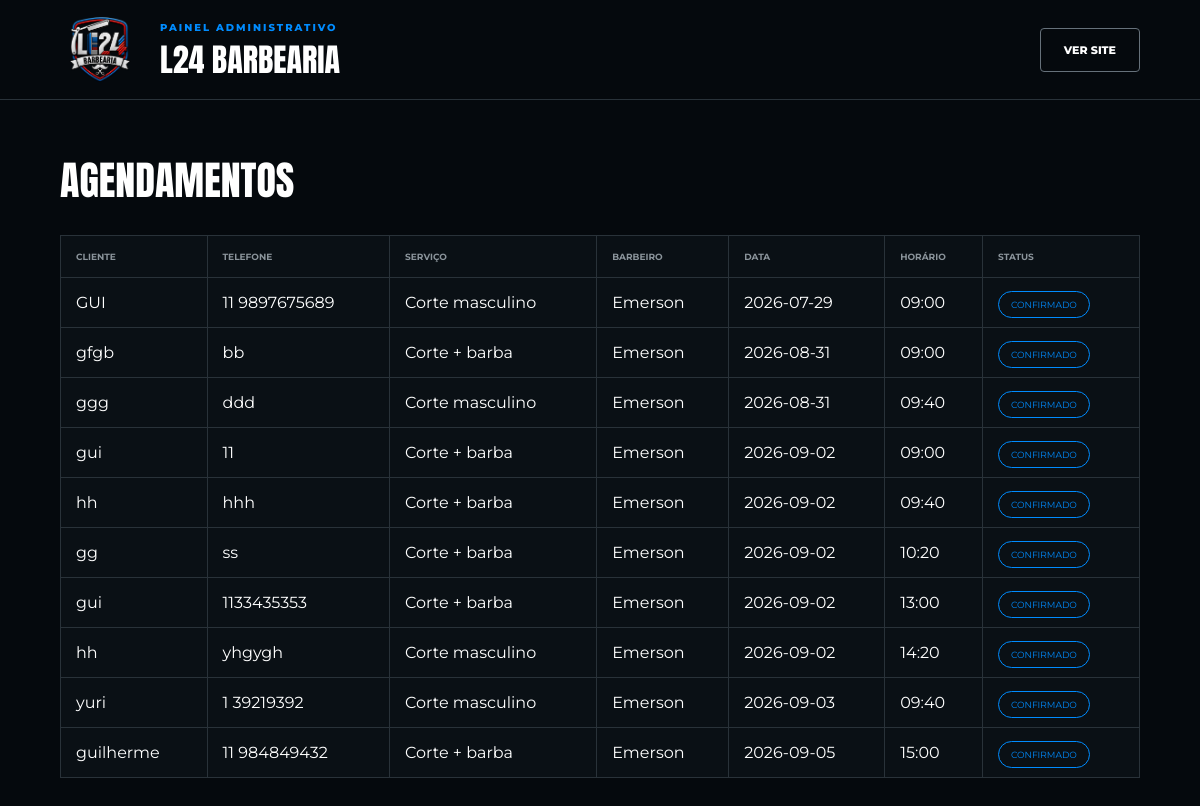
The page /admin on the database its author committed.
### tables this page shows
CREATE TABLE agendamentos (
            id INTEGER PRIMARY KEY AUTOINCREMENT,
            cliente TEXT NOT NULL,
            telefone TEXT NOT NULL,
            barbeiro_id INTEGER NOT NULL,
            servico_id INTEGER NOT NULL,
            data TEXT NOT NULL,
            horario TEXT NOT NULL,
            status TEXT NOT NULL DEFAULT 'confirmado',

            FOREIGN KEY (barbeiro_id)
            REFERENCES barbeiros(id),

            FOREIGN KEY (servico_id)
            REFERENCES servicos(id)
        );

CREATE TABLE servicos (
            id INTEGER PRIMARY KEY AUTOINCREMENT,
            nome TEXT NOT NULL,
            preco REAL NOT NULL,
            duracao INTEGER NOT NULL
        );

CREATE TABLE barbeiros (
            id INTEGER PRIMARY KEY AUTOINCREMENT,
            nome TEXT NOT NULL
        );

### app.py (the view)
@app.route("/admin")
def admin():
    banco = conectar_banco()
    agendamentos = banco.execute("""
        SELECT

            agendamentos.id,

            agendamentos.cliente,

            agendamentos.telefone,

            agendamentos.data,

            agendamentos.horario,

            agendamentos.status,

            barbeiros.nome
            AS barbeiro,

            servicos.nome
            AS servico

        FROM agendamentos

        JOIN barbeiros
        ON agendamentos.barbeiro_id
        =
        barbeiros.id

        JOIN servicos
        ON agendamentos.servico_id
        =
        servicos.id

        ORDER BY
            agendamentos.data ASC,
            agendamentos.horario ASC
    """).fetchall()
    banco.close()
    return render_template(
        "admin.html",
        agendamentos=agendamentos
    )

### app.py (called while the page is built)
def conectar_banco():
    banco = sqlite3.connect(
        "barbearia.db"
    )
    banco.row_factory = sqlite3.Row
    return banco

### templates/admin.html (shortened to what this page needs)
<!DOCTYPE html>
<html lang="pt-br">
<head>
    <link
        rel="stylesheet"
        href="{{ url_for('static', filename='style.css') }}"
    >
</head>
<body>
<header class="admin-header">
    <div class="admin-brand">
        <img
            src="{{ url_for('static', filename='images/logo-l24.png') }}"
            class="admin-logo"
            alt="L24"
        >
        <div>
            <span class="section-small">
                PAINEL ADMINISTRATIVO
            </span>
            <h1>
                L24 BARBEARIA
            </h1>
        </div>
    </div>
    <a
        href="/"
        class="btn-outline"
    >
        VER SITE
    </a>
</header>
<main class="admin-container">
    <h2 class="admin-title">
        AGENDAMENTOS
    </h2>
    <div class="table-container">
        <table>
            <thead>
                <tr>
                    <th>CLIENTE</th>
                    <th>TELEFONE</th>
                    <th>SERVIÇO</th>
                    <th>BARBEIRO</th>
                    <th>DATA</th>
                    <th>HORÁRIO</th>
                    <th>STATUS</th>
                </tr>
            </thead>
            <tbody>
                {% for agendamento in agendamentos %}
                <tr>
                    <td>
                        {{ agendamento["cliente"] }}
                    </td>
                    <td>
                        {{ agendamento["telefone"] }}
                    </td>
                    <td>
                        {{ agendamento["servico"] }}
                    </td>
                    <td>
                        {{ agendamento["barbeiro"] }}
                    </td>
                    <td>
                        {{ agendamento["data"] }}
                    </td>
                    <td>
                        {{ agendamento["horario"] }}
                    </td>
                    <td>
                        <span class="status-confirmado">
                            {{ agendamento["status"] }}
                        </span>
                    </td>
                </tr>
                {% else %}
                <tr>
                    <td colspan="7">
                        Nenhum agendamento encontrado.
                    </td>
                </tr>
                {% endfor %}
            </tbody>
        </table>
    </div>
</main>
</body>
</html>

### static/style.css (style rules this page uses)
:root { --bg: #05090d; --card: #0a1015; --card2: #080d11; --border: #293239; --blue: #008cff; --red: #ef3037; --gray: #8b949b; --green: #35c779; --white: #f5f5f5; }
* { margin: 0; padding: 0; box-sizing: border-box; }
html { scroll-behavior: smooth; }
body { background: var(--bg); color: white; font-family: "Montserrat", Arial, sans-serif; }
a { color: inherit; text-decoration: none; }
.btn-primary, .btn-outline { display: inline-flex; align-items: center; justify-content: center; padding: 14px 23px; font-size: 11px; font-weight: 800; border-radius: 4px; transition: .2s; }
.btn-outline { border: 1px solid #66717a; }
.section-small { color: var(--blue); font-size: 10px; font-weight: 800; letter-spacing: 2px; }
.status-confirmado { padding: 7px 12px; border: 1px solid var(--blue); border-radius: 20px; color: var(--blue); font-size: 9px; text-transform: uppercase; }
.admin-header { min-height: 100px; padding: 15px 5%; display: flex; align-items: center; justify-content: space-between; border-bottom: 1px solid var(--border); }
.admin-brand { display: flex; align-items: center; gap: 20px; }
.admin-logo { width: 80px; }
.admin-brand h1 { font-family: Anton; font-weight: normal; }
.admin-container { width: 90%; max-width: 1400px; margin: 50px auto; }
.admin-title { margin-bottom: 25px; font-family: Anton; font-size: 40px; font-weight: normal; }
.table-container { overflow-x: auto; }
table { width: 100%; min-width: 950px; border-collapse: collapse; background: var(--card); }
th { color: var(--gray); font-size: 9px; }
th, td { padding: 15px; border: 1px solid var(--border); text-align: left; }

### rows shown on the page
agendamentos: cliente "GUI", telefone "11 9897675689", servico "Corte masculino", barbeiro "Emerson", data "2026-07-29", horario "09:00", status "CONFIRMADO"
agendamentos: cliente "gfgb", telefone "bb", servico "Corte + barba", barbeiro "Emerson", data "2026-08-31", horario "09:00", status "CONFIRMADO"
agendamentos: cliente "ggg", telefone "ddd", servico "Corte masculino", barbeiro "Emerson", data "2026-08-31", horario "09:40", status "CONFIRMADO"
agendamentos: cliente "gui", telefone "11", servico "Corte + barba", barbeiro "Emerson", data "2026-09-02", horario "09:00", status "CONFIRMADO"
agendamentos: cliente "hh", telefone "hhh", servico "Corte + barba", barbeiro "Emerson", data "2026-09-02", horario "09:40", status "CONFIRMADO"
agendamentos: cliente "gg", telefone "ss", servico "Corte + barba", barbeiro "Emerson", data "2026-09-02", horario "10:20", status "CONFIRMADO"
agendamentos: cliente "gui", telefone "1133435353", servico "Corte + barba", barbeiro "Emerson", data "2026-09-02", horario "13:00", status "CONFIRMADO"
agendamentos: cliente "hh", telefone "yhgygh", servico "Corte masculino", barbeiro "Emerson", data "2026-09-02", horario "14:20", status "CONFIRMADO"
agendamentos: cliente "yuri", telefone "1 39219392", servico "Corte masculino", barbeiro "Emerson", data "2026-09-03", horario "09:40", status "CONFIRMADO"
agendamentos: cliente "guilherme", telefone "11 984849432", servico "Corte + barba", barbeiro "Emerson", data "2026-09-05", horario "15:00", status "CONFIRMADO"
